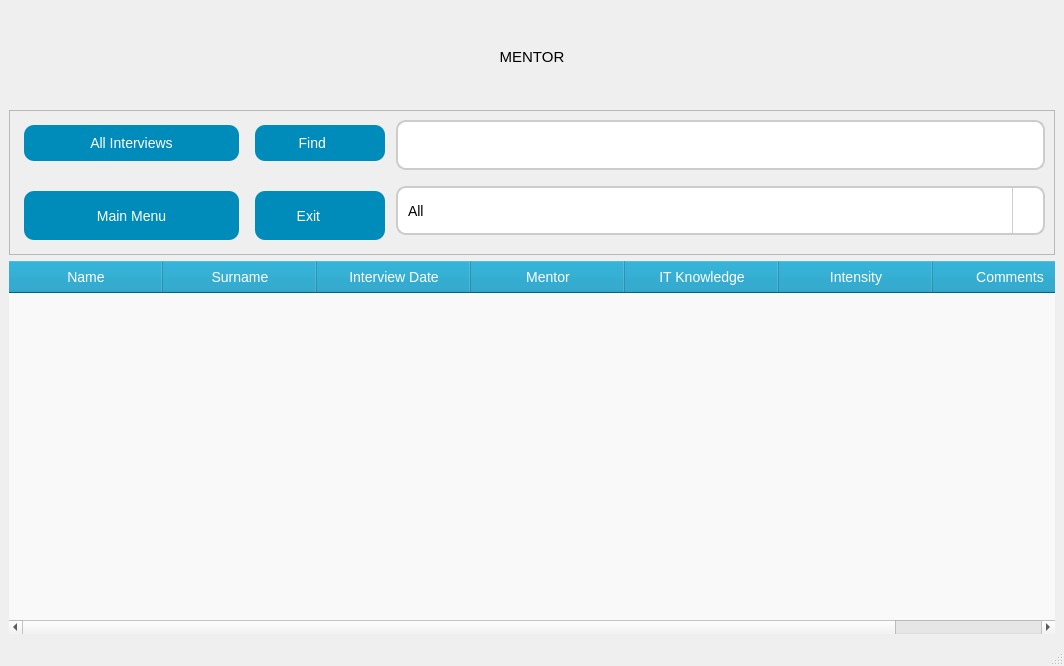
<?xml version="1.0" encoding="UTF-8"?>
<ui version="4.0">
 <class>Mentor</class>
 <widget class="QMainWindow" name="Mentor">
  <property name="windowModality">
   <enum>Qt::WindowModality::NonModal</enum>
  </property>
  <property name="enabled">
   <bool>true</bool>
  </property>
  <property name="geometry">
   <rect>
    <x>0</x>
    <y>0</y>
    <width>1064</width>
    <height>666</height>
   </rect>
  </property>
  <property name="sizePolicy">
   <sizepolicy hsizetype="Preferred" vsizetype="Preferred">
    <horstretch>0</horstretch>
    <verstretch>0</verstretch>
   </sizepolicy>
  </property>
  <property name="minimumSize">
   <size>
    <width>0</width>
    <height>0</height>
   </size>
  </property>
  <property name="sizeIncrement">
   <size>
    <width>0</width>
    <height>0</height>
   </size>
  </property>
  <property name="baseSize">
   <size>
    <width>1228</width>
    <height>805</height>
   </size>
  </property>
  <property name="font">
   <font>
    <family>MS Shell Dlg 2</family>
    <pointsize>11</pointsize>
    <italic>false</italic>
    <bold>false</bold>
   </font>
  </property>
  <property name="windowTitle">
   <string>MENTOR</string>
  </property>
  <property name="layoutDirection">
   <enum>Qt::LayoutDirection::LeftToRight</enum>
  </property>
  <property name="styleSheet">
   <string notr="true">QWidget {
	font: 11pt &quot;MS Shell Dlg 2&quot;;
    background: qlineargradient(spread:pad, x1:0, y1:0, x2:0, y2:1, 
        stop:0 rgba(173, 216, 230, 255), 
        stop:1 rgba(255, 255, 255, 255));
};

</string>
  </property>
  <widget class="QWidget" name="centralwidget">
   <property name="enabled">
    <bool>true</bool>
   </property>
   <layout class="QVBoxLayout" name="verticalLayout_2">
    <item>
     <widget class="QLabel" name="label">
      <property name="minimumSize">
       <size>
        <width>0</width>
        <height>95</height>
       </size>
      </property>
      <property name="styleSheet">
       <string notr="true">QLabel{
	
    padding: 10px;
    font-size: 16px;
font: 11pt &quot;MS Shell Dlg 2&quot;;
    border: 2px solid #ccc;
    border-radius: 10px;
    margin-bottom: 10px;
}

QLabel:hover {
    background-color: #007B9E;
}
QLabel:pressed {
    background-color: #005f73;
}border-radius: 10px;
background-color: #008CBA;</string>
      </property>
      <property name="text">
       <string>MENTOR</string>
      </property>
      <property name="alignment">
       <set>Qt::AlignmentFlag::AlignCenter</set>
      </property>
     </widget>
    </item>
    <item>
     <widget class="QFrame" name="frame_mentor_preference">
      <property name="frameShape">
       <enum>QFrame::Shape::StyledPanel</enum>
      </property>
      <property name="frameShadow">
       <enum>QFrame::Shadow::Raised</enum>
      </property>
      <layout class="QGridLayout" name="gridLayout" rowstretch="0,0,0" columnstretch="0,0,0">
       <item row="2" column="0">
        <widget class="QPushButton" name="PB_mentor_preferences">
         <property name="sizePolicy">
          <sizepolicy hsizetype="Preferred" vsizetype="Preferred">
           <horstretch>0</horstretch>
           <verstretch>0</verstretch>
          </sizepolicy>
         </property>
         <property name="cursor">
          <cursorShape>PointingHandCursor</cursorShape>
         </property>
         <property name="styleSheet">
          <string notr="true">QPushButton {
	font: 11pt &quot;MS Shell Dlg 2&quot;;
    background-color: #008CBA;
    color: white;
    padding: 10px;
    font-size: 14px;
font: 11pt &quot;MS Shell Dlg 2&quot;;
    border: none;
    border-radius: 10px;
    margin: 5px;
}
QPushButton:hover {
    background-color: #007B9E;
}
QPushButton:pressed {
    background-color: #005f73;
}
</string>
         </property>
         <property name="text">
          <string>Main Menu</string>
         </property>
         <property name="icon">
          <iconset>
           <normaloff>icons/news.svg</normaloff>icons/news.svg</iconset>
         </property>
         <property name="iconSize">
          <size>
           <width>50</width>
           <height>50</height>
          </size>
         </property>
        </widget>
       </item>
       <item row="0" column="1">
        <widget class="QPushButton" name="PB_Mentor_Find">
         <property name="sizePolicy">
          <sizepolicy hsizetype="Preferred" vsizetype="Preferred">
           <horstretch>0</horstretch>
           <verstretch>0</verstretch>
          </sizepolicy>
         </property>
         <property name="minimumSize">
          <size>
           <width>140</width>
           <height>0</height>
          </size>
         </property>
         <property name="cursor">
          <cursorShape>PointingHandCursor</cursorShape>
         </property>
         <property name="styleSheet">
          <string notr="true">QPushButton {
	font: 11pt &quot;MS Shell Dlg 2&quot;;
    background-color: #008CBA;
    color: white;
    padding: 10px;
    font-size: 14px;
font: 11pt &quot;MS Shell Dlg 2&quot;;
    border: none;
    border-radius: 10px;
    margin: 5px;
}
QPushButton:hover {
    background-color: #007B9E;
}
QPushButton:pressed {
    background-color: #005f73;
}
</string>
         </property>
         <property name="text">
          <string> Find     </string>
         </property>
         <property name="icon">
          <iconset>
           <normaloff>icons/search-user.svg</normaloff>icons/search-user.svg</iconset>
         </property>
         <property name="iconSize">
          <size>
           <width>50</width>
           <height>50</height>
          </size>
         </property>
        </widget>
       </item>
       <item row="0" column="0">
        <widget class="QPushButton" name="PB_mentor_all_interviews">
         <property name="sizePolicy">
          <sizepolicy hsizetype="Preferred" vsizetype="Preferred">
           <horstretch>0</horstretch>
           <verstretch>0</verstretch>
          </sizepolicy>
         </property>
         <property name="minimumSize">
          <size>
           <width>225</width>
           <height>0</height>
          </size>
         </property>
         <property name="cursor">
          <cursorShape>PointingHandCursor</cursorShape>
         </property>
         <property name="styleSheet">
          <string notr="true">QPushButton {
	font: 11pt &quot;MS Shell Dlg 2&quot;;
    background-color: #008CBA;
    color: white;
    padding: 10px;
    font-size: 14px;
font: 11pt &quot;MS Shell Dlg 2&quot;;
    border: none;
    border-radius: 10px;
    margin: 5px;
}
QPushButton:hover {
    background-color: #007B9E;
}
QPushButton:pressed {
    background-color: #005f73;
}
</string>
         </property>
         <property name="text">
          <string>All Interviews</string>
         </property>
         <property name="icon">
          <iconset>
           <normaloff>icons/profile.svg</normaloff>icons/profile.svg</iconset>
         </property>
         <property name="iconSize">
          <size>
           <width>50</width>
           <height>50</height>
          </size>
         </property>
        </widget>
       </item>
       <item row="2" column="2">
        <widget class="QComboBox" name="comboBox_Mentor">
         <property name="sizePolicy">
          <sizepolicy hsizetype="Preferred" vsizetype="Fixed">
           <horstretch>0</horstretch>
           <verstretch>0</verstretch>
          </sizepolicy>
         </property>
         <property name="minimumSize">
          <size>
           <width>0</width>
           <height>59</height>
          </size>
         </property>
         <property name="cursor">
          <cursorShape>OpenHandCursor</cursorShape>
         </property>
         <property name="styleSheet">
          <string notr="true">QComboBox {
    padding: 10px;
    font-size: 14px;
font: 10pt &quot;MS Shell Dlg 2&quot;;
    border: 2px solid #ccc;
    border-radius: 10px;
    margin-bottom: 10px;
}
QComboBox::drop-down {
    subcontrol-origin: padding;
    subcontrol-position: top right;
    width: 30px;
    border-left-width: 1px;
    border-left-color: #ccc;
    border-left-style: solid;
    border-top-right-radius: 10px;
    border-bottom-right-radius: 10px;
}
</string>
         </property>
         <item>
          <property name="text">
           <string>All</string>
          </property>
         </item>
         <item>
          <property name="text">
           <string>VIT projesinin tamamına katılması uygun olur</string>
          </property>
         </item>
         <item>
          <property name="text">
           <string>VIT projesi ilk IT eğitimi alıp ITPH a yönlendirilmesi uygun olur</string>
          </property>
         </item>
         <item>
          <property name="text">
           <string>VIT projesi ingilizce eğitimi alıp ITPH a yönlendirilmesi uygun olur</string>
          </property>
         </item>
         <item>
          <property name="text">
           <string>VIT projesi kapsamında direkt ITPH a yönlendirilmesi uygun olur.</string>
          </property>
         </item>
         <item>
          <property name="text">
           <string>Direkt bireysel koçluk ile işe yönlendirilmesi uygun olur</string>
          </property>
         </item>
         <item>
          <property name="text">
           <string>Bir sonraki VIT projesine katilmasi daha uygun olur</string>
          </property>
         </item>
         <item>
          <property name="text">
           <string>Başka bir sektöre yönlendirilmeli</string>
          </property>
         </item>
         <item>
          <property name="text">
           <string>Diger</string>
          </property>
         </item>
        </widget>
       </item>
       <item row="0" column="2" rowspan="2">
        <widget class="QLineEdit" name="lineEdit">
         <property name="minimumSize">
          <size>
           <width>0</width>
           <height>60</height>
          </size>
         </property>
         <property name="styleSheet">
          <string notr="true">QLineEdit {
    padding: 10px;
    font-size: 16px;
    border: 2px solid #ccc;
    border-radius: 10px;
    margin-bottom: 10px;
}

QPushButton:hover {
    background-color: #007B9E;
}
QPushButton:pressed {
    background-color: #005f73;
}
</string>
         </property>
        </widget>
       </item>
       <item row="2" column="1">
        <widget class="QPushButton" name="PB_mentor_exit">
         <property name="sizePolicy">
          <sizepolicy hsizetype="Preferred" vsizetype="Preferred">
           <horstretch>0</horstretch>
           <verstretch>0</verstretch>
          </sizepolicy>
         </property>
         <property name="cursor">
          <cursorShape>PointingHandCursor</cursorShape>
         </property>
         <property name="styleSheet">
          <string notr="true">QPushButton {
	font: 11pt &quot;MS Shell Dlg 2&quot;;
    background-color: #008CBA;
    color: white;
    padding: 10px;
    font-size: 14px;
font: 11pt &quot;MS Shell Dlg 2&quot;;
    border: none;
    border-radius: 10px;
    margin: 5px;
}
QPushButton:hover {
    background-color: #007B9E;
}
QPushButton:pressed {
    background-color: #005f73;
}
</string>
         </property>
         <property name="text">
          <string>Exit      </string>
         </property>
         <property name="icon">
          <iconset>
           <normaloff>icons/power.svg</normaloff>icons/power.svg</iconset>
         </property>
         <property name="iconSize">
          <size>
           <width>50</width>
           <height>50</height>
          </size>
         </property>
        </widget>
       </item>
      </layout>
     </widget>
    </item>
    <item>
     <widget class="QTableWidget" name="tableWidget">
      <property name="sizePolicy">
       <sizepolicy hsizetype="Preferred" vsizetype="Expanding">
        <horstretch>0</horstretch>
        <verstretch>0</verstretch>
       </sizepolicy>
      </property>
      <property name="sizeIncrement">
       <size>
        <width>883</width>
        <height>450</height>
       </size>
      </property>
      <property name="baseSize">
       <size>
        <width>883</width>
        <height>450</height>
       </size>
      </property>
      <property name="font">
       <font>
        <family>MS Shell Dlg 2</family>
        <pointsize>11</pointsize>
        <italic>false</italic>
        <bold>false</bold>
       </font>
      </property>
      <property name="styleSheet">
       <string notr="true">QTableWidget {
	
    font-size: 14px;
font: 11pt &quot;MS Shell Dlg 2&quot;;
    background-color: #f9f9f9;
    alternate-background-color: #e0e0e0;
    gridline-color: #ccc;
    border-radius: 10px;
}
QHeaderView::section {
    background-color: #008CBA;
    color: white;
    padding: 5px;
    font-size: 14px;
font: 11pt &quot;MS Shell Dlg 2&quot;;
}
</string>
      </property>
      <property name="columnCount">
       <number>7</number>
      </property>
      <attribute name="horizontalHeaderMinimumSectionSize">
       <number>40</number>
      </attribute>
      <attribute name="horizontalHeaderDefaultSectionSize">
       <number>154</number>
      </attribute>
      <attribute name="verticalHeaderMinimumSectionSize">
       <number>38</number>
      </attribute>
      <attribute name="verticalHeaderDefaultSectionSize">
       <number>38</number>
      </attribute>
      <column>
       <property name="text">
        <string>Name</string>
       </property>
       <property name="font">
        <font>
         <pointsize>11</pointsize>
        </font>
       </property>
      </column>
      <column>
       <property name="text">
        <string>Surname</string>
       </property>
       <property name="font">
        <font>
         <pointsize>11</pointsize>
        </font>
       </property>
      </column>
      <column>
       <property name="text">
        <string>Interview Date</string>
       </property>
       <property name="font">
        <font>
         <pointsize>11</pointsize>
        </font>
       </property>
      </column>
      <column>
       <property name="text">
        <string>Mentor</string>
       </property>
       <property name="font">
        <font>
         <pointsize>11</pointsize>
        </font>
       </property>
      </column>
      <column>
       <property name="text">
        <string>IT Knowledge</string>
       </property>
       <property name="font">
        <font>
         <pointsize>11</pointsize>
        </font>
       </property>
      </column>
      <column>
       <property name="text">
        <string>Intensity</string>
       </property>
       <property name="font">
        <font>
         <pointsize>11</pointsize>
        </font>
       </property>
      </column>
      <column>
       <property name="text">
        <string>Comments</string>
       </property>
       <property name="font">
        <font>
         <pointsize>11</pointsize>
        </font>
       </property>
      </column>
     </widget>
    </item>
   </layout>
  </widget>
  <widget class="QStatusBar" name="statusbar"/>
 </widget>
 <resources/>
 <connections/>
</ui>
